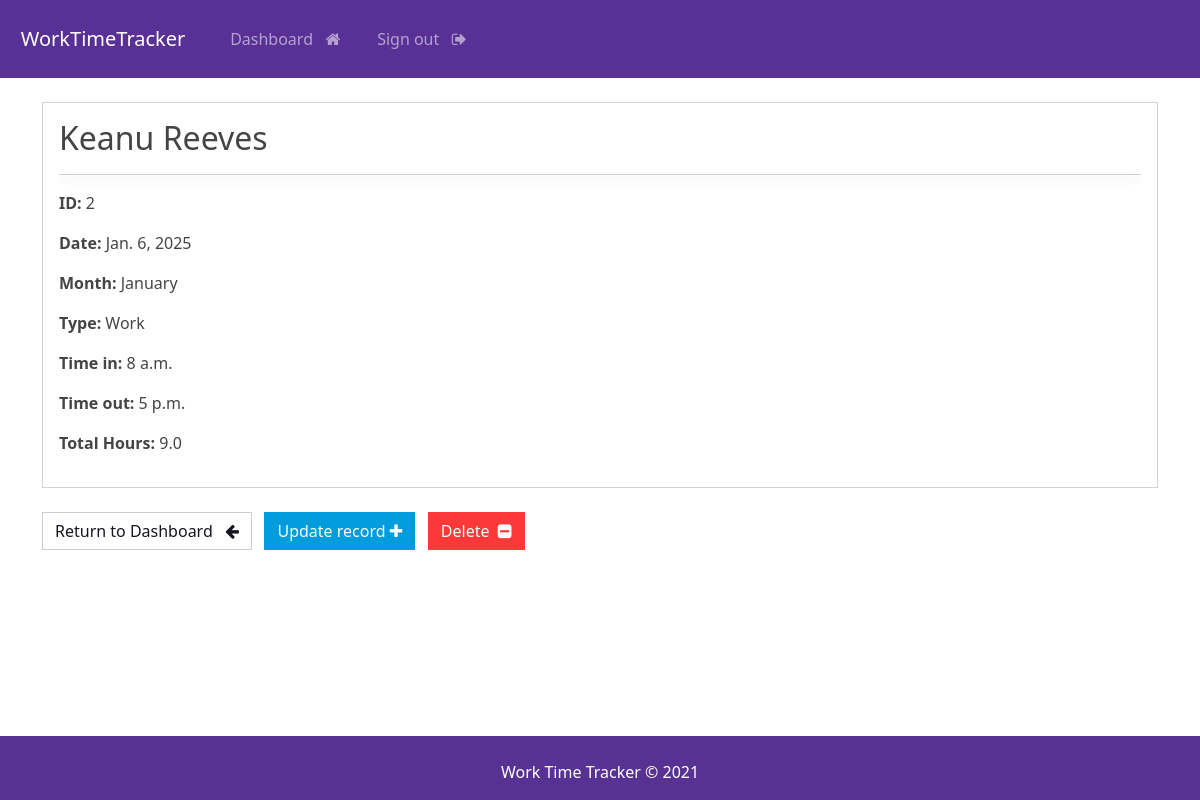
The app's page /view-record/2 (signed in) with its own data.
### webapp/models.py (models this page shows, shortened)
class Workday(models.Model):
    user = models.ForeignKey(User, on_delete=models.CASCADE)
    WORKDAY_TYPE = [
        ('Work', 'Work'),
        ('Sick Leave', 'Sick Leave'),
        ('Annual Leave', 'Annual Leave'),
        ('Bank Holiday', 'Bank Holiday'),
    ]
    MONTH = [
        ('January', 'January'),
        ('February', 'February'),
        ('March', 'March'),
        ('April', 'April'),
        ('May', 'May'),
        ('June', 'June'),
        ('July', 'July'),
        ('August', 'August'),
        ('September', 'September'),
        ('October', 'October'),
        ('November', 'November'),
        ('December', 'December'),
    ]
    id = models.AutoField(primary_key=True)
    firstname = models.CharField(max_length=100)
    lastname = models.CharField(max_length=100)
    date = models.DateField()
    month = models.CharField(
        max_length=20,
        choices=MONTH,
        default=get_current_month,
    )
    workday_type = models.CharField(
        max_length=20,
        choices=WORKDAY_TYPE,
        default='Work',
    )
    time_in = models.TimeField(blank=True, null=True)
    time_out = models.TimeField(blank=True, null=True)
    @property
    def total_hours(self):
        if self.time_in and self.time_out:
            time_in_dt = datetime.combine(date.today(), self.time_in)
            time_out_dt = datetime.combine(date.today(), self.time_out)
            time_diff = time_out_dt - time_in_dt
            return time_diff.total_seconds() / 3600  # Convert seconds to hours
        return 0

### webapp/views.py (the view)
# urls.py: path('view-record/<str:pk>', views.singular_record, name='view-record'),
@login_required(login_url='login')
def singular_record(request, pk):
    if request.user.is_superuser:
        record = Workday.objects.filter(id=pk).first()  # Superuser can access any record
    else:
        record = Workday.objects.filter(user=request.user, id=pk).first()  # Regular user restriction
    if not record:
        messages.error(request, "You don't have permission to view this record.")
        return redirect('dashboard')
    context = {'record': record, 'page_title': 'View Record'}
    return render(request, 'webapp/view-record.html', context=context)

### webapp/templates/webapp/view-record.html (shortened to what this page needs)
{% extends 'webapp/base.html' %}
{% block content %}
<div class="card">
    <div class="card-body">
        <h2 class="user-name">
            {{record.firstname}}
            {{record.lastname}}
        </h2>
        <hr>
        <p> <strong> ID: </strong> {{record.id}} </p>
        <p> <strong> Date: </strong> {{record.date}} </p>
        <p> <strong> Month: </strong> {{record.month}} </p>
        <p> <strong> Type: </strong> {{record.workday_type}} </p>
        <p> <strong> Time in: </strong> {{record.time_in}} </p>
        <p> <strong> Time out: </strong> {{record.time_out}} </p>
        <p> <strong> Total Hours: </strong> {{record.total_hours}} </p>
    </div>
</div>
<br>
<a href="{% url 'dashboard' %}" class="btn btn-secondary"> Return to Dashboard &nbsp; <i class="fa fa-arrow-left"
        aria-hidden="true"></i> </a>
<a href="{% url 'update-record' record.id %}" class="btn btn-info"> Update record <i class="fa fa-plus"
        aria-hidden="true"></i> </a>
<a href="{% url 'delete-record' record.id %}" class="btn btn-danger">Delete &nbsp;<i class="fa fa-minus-square"
        aria-hidden="true"></i> </a>
{% endblock %}

### static/css/styles.css (style rules this page uses)
hr { box-shadow: 0 4px 10px rgba(0.8, 0.8, 0.8, 0.8); }
a { text-decoration: none; }

### records on screen
Workday: firstname "Keanu", lastname "Reeves", id "2", date "Jan. 6, 2025", month "January", workday_type "Work", time_in "8 a.m.", time_out "5 p.m.", total_hours "9.0"
